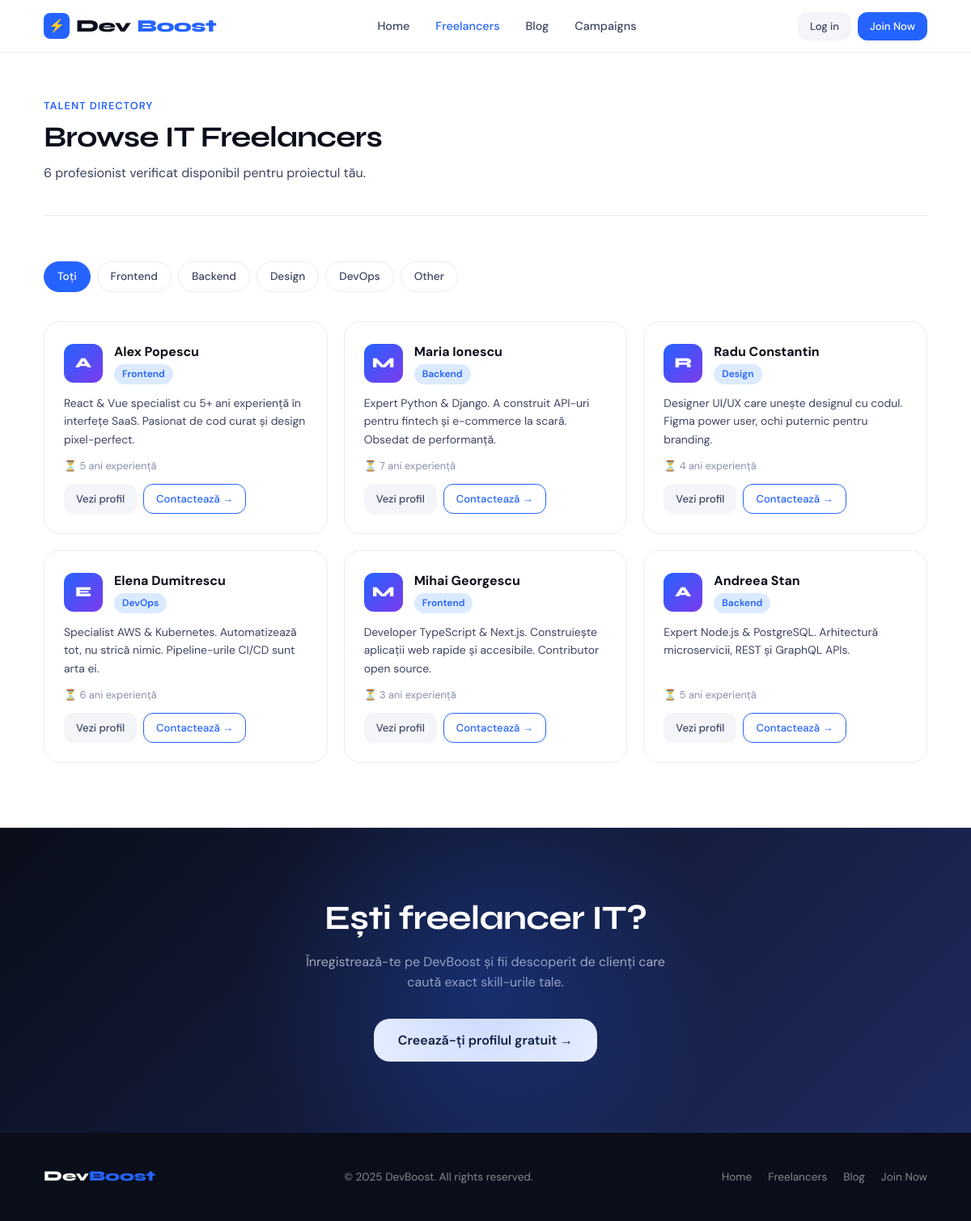
Screenshot of /freelancers/ with the database file from the repository.
### core/models.py (models this page shows, shortened)
class Freelancer(models.Model):
    user = models.OneToOneField(
        User, on_delete=models.CASCADE,
        null=True, blank=True, related_name='freelancer_profile'
    )
    full_name = models.CharField(max_length=200)
    skill = models.CharField(max_length=100, choices=SKILL_CHOICES)
    description = models.TextField(blank=True, default='')
    experience_years = models.IntegerField(default=1)

### core/views.py (the view)
# urls.py: path('freelancers/', views.freelancers_list, name='freelancers'),
def freelancers_list(request):
    skill_filter = request.GET.get('skill', '')
    qs = Freelancer.objects.all()
    if skill_filter:
        qs = qs.filter(skill=skill_filter)
    return render(request, 'core/freelancers.html', {
        'freelancers': qs,
        'skills': SKILL_CHOICES,
        'active_skill': skill_filter,
    })

### core/templates/core/freelancers.html (shortened to what this page needs)
{% extends 'core/base.html' %}
{% block content %}
<div class="container">
  <div class="page-header">
    <div class="page-header__tag">Talent Directory</div>
    <h1 class="page-header__title">Browse IT Freelancers</h1>
    <p class="page-header__sub">{{ freelancers|length }} profesionist{{ freelancers|length|pluralize:"," }} verificat{{ freelancers|length|pluralize:"," }} disponibil{{ freelancers|length|pluralize:"," }} pentru proiectul tău.</p>
  </div>
  <div class="filter-bar">
    <a href="{% url 'freelancers' %}" class="filter-btn {% if not active_skill %}active{% endif %}">Toți</a>
    {% for skill in skills %}
    <a href="{% url 'freelancers' %}?skill={{ skill }}" class="filter-btn {% if active_skill == skill %}active{% endif %}">{{ skill }}</a>
    {% endfor %}
  </div>
  <div class="freelancers-grid">
    {% for f in freelancers %}
    <div class="freelancer-card">
      <div style="display:flex; align-items:center; gap:14px;">
        <div class="freelancer-card__avatar">{{ f.full_name|slice:":1"|upper }}</div>
        <div>
          <div class="freelancer-card__name">{{ f.full_name }}</div>
          <span class="freelancer-card__skill">{{ f.skill }}</span>
        </div>
      </div>
      <p class="freelancer-card__desc">{{ f.description|default:"Freelancer disponibil pentru proiecte." }}</p>
      <div class="freelancer-card__meta">⏳ {{ f.experience_years }} an{{ f.experience_years|pluralize:"i" }} experiență</div>
      <div style="display:flex; gap:8px; flex-wrap:wrap;">
        <a href="{% url 'freelancer_detail' f.id %}" class="btn btn--ghost btn--sm">Vezi profil</a>
        <a href="{% url 'contact_freelancer' f.id %}" class="btn btn--outline btn--sm">Contactează →</a>
      </div>
    </div>
    {% endfor %}
  </div>
</div>
<section class="cta-section" style="margin-top:80px;">
  <div class="container">
    <h2 class="cta-section__title">Ești freelancer IT?</h2>
    <p class="cta-section__sub">Înregistrează-te pe DevBoost și fii descoperit de clienți care caută exact skill-urile tale.</p>
    <a href="{% url 'signup' %}" class="btn btn--white btn--lg">Creează-ți profilul gratuit →</a>
  </div>
</section>
{% endblock %}

### core/templates/core/base.html (shortened to what this page needs)
{% load static %}
<!DOCTYPE html>
<html lang="en">
<head>
  <link rel="stylesheet" href="{% static 'core/css/style.css' %}">
</head>
<body>
<nav class="nav">
  <div class="container">
    <div class="nav__inner">
      <a href="{% url 'home' %}" class="nav__logo" style="text-decoration:none;">
        <div class="nav__logo-icon">⚡</div>
        Dev<span>Boost</span>
      </a>
      <ul class="nav__links" id="navLinks">
        <li><a href="{% url 'home' %}" {% if request.resolver_match.url_name == 'home' %}class="active"{% endif %}>Home</a></li>
        <li><a href="{% url 'freelancers' %}" {% if request.resolver_match.url_name == 'freelancers' %}class="active"{% endif %}>Freelancers</a></li>
        <li><a href="{% url 'blog' %}" {% if request.resolver_match.url_name == 'blog' %}class="active"{% endif %}>Blog</a></li>
        <li><a href="{% url 'campaigns' %}" {% if request.resolver_match.url_name == 'campaigns' %}class="active"{% endif %}>Campaigns</a></li>
      </ul>
      <div class="nav__auth">
        {% if user.is_authenticated %}
          <div class="nav__user-menu" id="userMenu">
            <button class="nav__user-btn" id="userMenuBtn">
              <div class="nav__avatar">{% if user.first_name %}{{ user.first_name|slice:":1"|upper }}{% else %}{{ user.username|slice:":1"|upper }}{% endif %}</div>
              <span class="nav__user-name">{{ user.first_name|default:user.username }}</span>
              {% if user.is_staff %}<span class="nav__role-badge">Admin</span>{% endif %}
              <svg width="12" height="7" viewBox="0 0 12 7" fill="none" stroke="currentColor" stroke-width="1.5"><path d="M1 1l5 5 5-5"/></svg>
            </button>
            <div class="nav__dropdown" id="userDropdown">
              <a href="{% url 'profile' %}" class="nav__dropdown-item"><span>👤</span> Profilul meu</a>
              {% if user.is_staff %}<a href="{% url 'admin_view' %}" class="nav__dropdown-item"><span>📊</span> Dashboard Admin</a>{% endif %}
              <div class="nav__dropdown-divider"></div>
              <a href="{% url 'logout' %}" class="nav__dropdown-item nav__dropdown-item--danger"><span>🚪</span> Deconectare</a>
            </div>
          </div>
        {% else %}
          <a href="{% url 'login' %}" class="btn btn--ghost btn--sm">Log in</a>
          <a href="{% url 'signup' %}" class="btn btn--primary btn--sm">Join Now</a>
        {% endif %}
      </div>
    </div>
  </div>
</nav>
{% block content %}{% endblock %}
<footer class="footer">
  <div class="container">
    <div class="footer__inner">
      <div class="footer__logo">Dev<span>Boost</span></div>
      <div>© 2025 DevBoost. All rights reserved.</div>
      <div class="footer__links">
        <a href="{% url 'home' %}">Home</a>
        <a href="{% url 'freelancers' %}">Freelancers</a>
        <a href="{% url 'blog' %}">Blog</a>
        <a href="{% url 'signup' %}">Join Now</a>
      </div>
    </div>
  </div>
</footer>
</body>
</html>

### rows the page displays
Freelancer: full_name "A", full_name "Alex Popescu", skill "Frontend", description "React & Vue specialist cu 5+ ani experiență în interfețe SaaS. Pasionat de cod curat și design pixel-perfect.", experience_years "5"
Freelancer: full_name "M", full_name "Maria Ionescu", skill "Backend", description "Expert Python & Django. A construit API-uri pentru fintech și e-commerce la scară. Obsedat de performanță.", experience_years "7"
Freelancer: full_name "R", full_name "Radu Constantin", skill "Design", description "Designer UI/UX care unește designul cu codul. Figma power user, ochi puternic pentru branding.", experience_years "4"
Freelancer: full_name "E", full_name "Elena Dumitrescu", skill "DevOps", description "Specialist AWS & Kubernetes. Automatizează tot, nu strică nimic. Pipeline-urile CI/CD sunt arta ei.", experience_years "6"
Freelancer: full_name "M", full_name "Mihai Georgescu", skill "Frontend", description "Developer TypeScript & Next.js. Construiește aplicații web rapide și accesibile. Contributor open source.", experience_years "3"
Freelancer: full_name "A", full_name "Andreea Stan", skill "Backend", description "Expert Node.js & PostgreSQL. Arhitectură microservicii, REST și GraphQL APIs.", experience_years "5"

### other values shown
{{ freelancers|length }} "6"
{{ skill }} "Frontend" "Backend" "Design" "DevOps" "Other"
